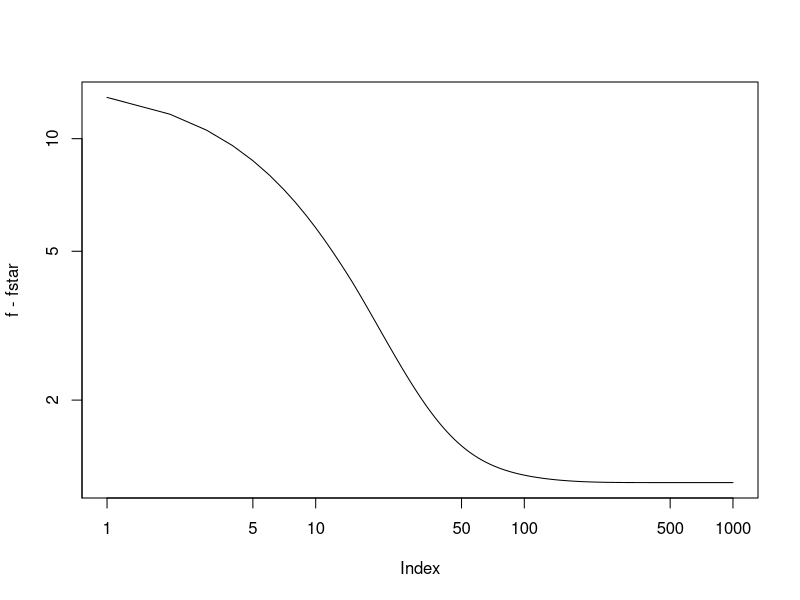

The R script that drew this image:
#===== load data =====#
X <- as.matrix(read.csv("data/birthwt/X.csv"))
y <- as.matrix(read.csv("data/birthwt/y.csv"))

yc <- scale(y, scale = F)
Xc <- scale(X, scale = F)
ybar <- attributes(yc)$`scaled:center`
Xbar <- attributes(Xc)$`scaled:center`

#===== functions =====#
norm_p <- function(v, p) {
  sum(abs(v)^p)^(1/p)
}
grad_g <- function(X, y, b) {
  -crossprod(X, y - X %*% b)
}
Stilde_groupj <- function(beta_groupj, lambda, t_step, w_groupj) {
  beta_groupj_norm2 <- norm_p(beta_groupj, 2)
  
  beta_groupj/beta_groupj_norm2 * 
    max(beta_groupj_norm2 - lambda * t_step * w_groupj, 0)  
}

#===== set parameters =====#
fstar <- 84.5952
lambda <- 4
t_step <- 0.002
max_steps <- 1e3
group_idx <- list()
group_idx[[1]] <- 1:3 # age1, age2, age3
group_idx[[2]] <- 4:6 # lwt1, lwt2, lwt3
group_idx[[3]] <- 7:8 # white, black
group_idx[[4]] <- 9 # smoke
group_idx[[5]] <- 10:11 # ptl1, ptl2m
group_idx[[6]] <- 12 # ht
group_idx[[7]] <- 13 # ui
group_idx[[8]] <- 14:16 # ftv1, ftv2, ftv3m
n_groups <- length(group_idx)

w <- sapply(group_idx, function(groupj) sqrt(length(groupj)))
beta_init <- rep(0, ncol(Xc))

beta <- matrix(nrow = max_steps, ncol = length(beta_init))
beta[1, ] <- beta_init - t_step * grad_g(Xc, yc, beta_init)

for (k in 2:max_steps) {
  # update step
  beta[k,] <- beta[k - 1,] - t_step * grad_g(Xc, yc, beta[k - 1,])
  
  # proximal step
  for (j in 1:n_groups) {
    beta[k, group_idx[[j]]] <- 
      Stilde_groupj(beta[k,  group_idx[[j]]], lambda, t_step, w[j])
  }
}

f <- apply(beta, 1, function(b) {
  h <- lambda * sum(w * sapply(group_idx, function(groupj) norm_p(b[groupj], 2)))
  crossprod(yc - Xc %*% b) + h
})


plot(f - fstar, log = 'xy', type = 'l')

#===== LASSO =====#
lambda <- 0.35
t_step <- 0.002
max_steps <- 1e4
group_idx <- list()
for (i in 1:ncol(Xc))
  group_idx[[i]] <- i
n_groups <- length(group_idx)

w <- sapply(group_idx, function(groupj) sqrt(length(groupj)))
beta_init <- rep(0, ncol(Xc))

beta_lasso <- matrix(nrow = max_steps, ncol = length(beta_init))
beta_lasso[1, ] <- beta_init - t_step * grad_g(Xc, yc, beta_init)

for (k in 2:max_steps) {
  # update step
  beta_lasso[k,] <- beta_lasso[k - 1,] - t_step * grad_g(Xc, yc, beta_lasso[k - 1,])
  
  # proximal step
  for (j in 1:n_groups) {
    beta_lasso[k, group_idx[[j]]] <- 
      Stilde_groupj(beta_lasso[k,  group_idx[[j]]], lambda, t_step, w[j])
  }
}

f <- apply(beta_lasso, 1, function(b) {
  h <- lambda * sum(w * sapply(group_idx, function(groupj) norm_p(b[groupj], 2)))
  crossprod(yc - Xc %*% b) + h
})

beta[1e3,]
beta_lasso[1e3,]

